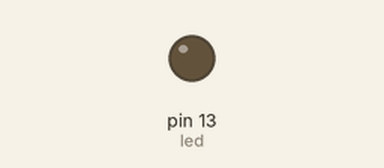
Recording of a sketch running on a simulated Arduino Uno, built with avr-gcc and run on an emulated ATmega328P. Shown: output pins drawn as LEDs (lit = HIGH).

Above: at 1.5 s.
At 4.0 s:
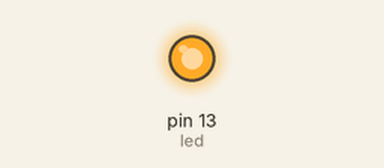
Timing chart, 0 to 6.5 s (numbered marks = the images above):
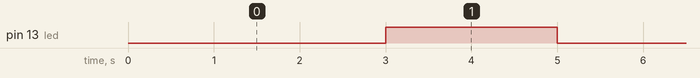

The sketch:

blink_led.ino
```cpp
// Extension 3: PWM LED brightness control
int led = 13;

void setup() {
  pinMode(led, OUTPUT);
}

void loop() {
  // Gradually increase LED brightness
  analogWrite(led, 31);  // 12% brightness
  delay(1000);
  analogWrite(led, 63);  // 25% brightness
  delay(1000);
  analogWrite(led, 127);  // 50% brightness
  delay(1000);
  analogWrite(led, 191);  // 75% brightness
  delay(1000);
  analogWrite(led, 255);  // full brightness
  delay(1000);
}
```

Measured:
- by itself, pin 13 (led): alternates HIGH for 2.0 s and LOW for 3.0 s
